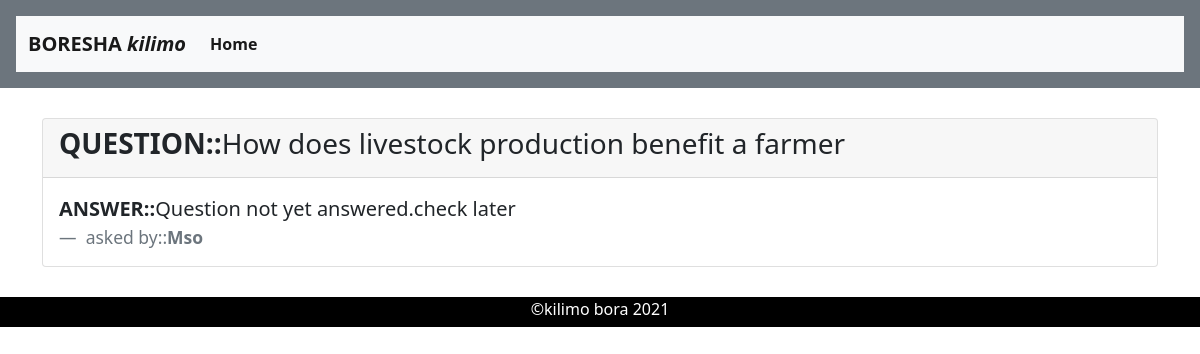
Screenshot of /ResponseView/11/ with the database file from the repository.
### portfolio/models.py (models this page shows, shortened)
class Query(models.Model):
    username = models.CharField(max_length=100, blank=True, null=True)
    title = models.CharField(max_length=500)
    response = models.CharField(max_length=500, default='Question not yet answered.check later')
    class Meta:
        verbose_name_plural = 'Queries'
        ordering = ['-id']

### portfolio/views.py (the view)
# urls.py: path('ResponseView/<int:pk>/', ResponseView.as_view(), name='ResponseView'),
class ResponseView(TemplateView):
    template_name = 'response.html'
    def get_context_data(self, **kwargs):
        context = super().get_context_data(**kwargs)
        context['query'] = Query.objects.get(pk=self.kwargs.get('pk'))
        return context

### templates/response.html (shortened to what this page needs)
{% extends 'base.html' %}
{% load static %}
{% block content %}
    <div class="container">
<div class="card">
  <div class="card-header">
    <h3><b>QUESTION::</b>{{ query.title }}</h3>
  </div>
  <div class="card-body">
    <blockquote class="blockquote mb-0">
      <p><b>ANSWER::</b>{{ query.response}}</p>
      <footer class="blockquote-footer"> asked by::<b>{{ query.username}}</b></footer>
    </blockquote>
  </div>
</div>
    </div>
{% endblock %}

### static/css/style.css (style rules this page uses)
* { margin: 0; padding: 0; }

### templates/response.html (style rules this page uses)
.card { margin-top: 30px; margin-bottom: 30px; }

### rows the page displays
Query: title "How does livestock production benefit a farmer", response "Question not yet answered.check later", username "Mso"
